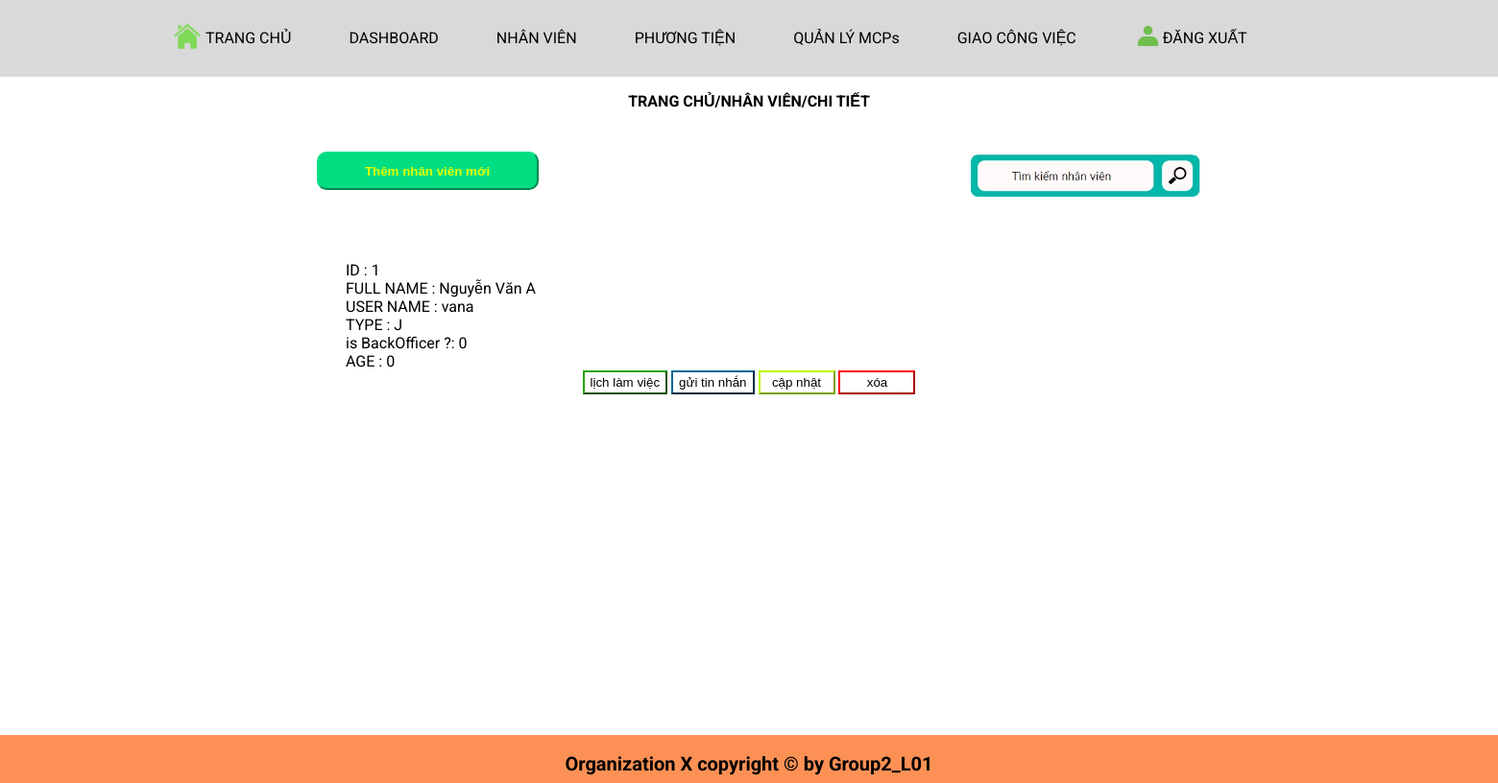
The page /Nhanvien/detail.php?id=1 on the database its author committed.
### tables this page shows
CREATE TABLE `staff_db` (
  `ID` int(255) UNSIGNED NOT NULL,
  `FULL_NAME` varchar(255) DEFAULT NULL,
  `USER_NAME` varchar(255) DEFAULT NULL,
  `TYPE` varchar(255) NOT NULL,
  `isBackOfficer` tinyint(1) NOT NULL,
  `AGE` int(40) NOT NULL
);

### Nhanvien/detail.php (the view, shortened to what this page needs)
<!DOCTYPE html>
<html lang="en">
<head>
    <link rel="stylesheet" href="template.css">
    <link rel="stylesheet" href="staff.css">
</head>
<body>
    <header>
        <div class="inner-header">
            <span class="menu">
                <li><img src="./images/home.png" width="30px" class="icon"> <a href="./home.html">TRANG CHỦ
                    </a>
                </li>
                <li><a href="./home.html">DASHBOARD</a> </li>
                <li><a href="#">NHÂN VIÊN</a> </li>
                <li><a href="#">PHƯƠNG TIỆN</a> </li>
                <li><a href="#">QUẢN LÝ MCPs</a> </li>
                <li><a href="#">GIAO CÔNG VIỆC</a> </li>
                <li><img src="./images/user.png" width="30px" class="icon"><a href="#">ĐĂNG XUẤT</a> </li>
            </span>
        </div>
        <p style="text-align: center; font-weight: bold">TRANG CHỦ/NHÂN VIÊN/CHI TIẾT</p>
    </header>
    <div class="container" style="width: 1000px; height: 500px">
        <div class="sub_sub_header" style="width: 100%;">
            <div class="add_staff">
                <a href="form_add.php"><button type="button" class="add_staff_button">Thêm nhân viên mới</button></a>
            </div>
            <div class="search">
                <img src="images/search_staff.jpg" alt="search_staff.jpg" style="width: 80%;">
            </div>
        </div>
        <br></br><br></br><br></br>
        <div style="width: 100%;">
            <div style="text-align:left; display: inline-block; width: 49%; padding-left: 80px;">
                <?php
                $con = mysqli_connect("localhost", 'root', '', "examples");
                $id = $_GET['id'];
                $sql = "SELECT * FROM staff_db where id='$id'";
                $result = mysqli_query($con, $sql);
                while ($row = mysqli_fetch_assoc($result)) {
                    echo "ID : " . $row['ID'] . "<br />";
                    echo "FULL NAME : " . $row['FULL_NAME'] . "<br />";
                    echo "USER NAME : " . $row['USER_NAME'] . "<br />";
                    echo "TYPE : " . $row['TYPE'] . "<br />";
                    echo "is BackOfficer ?: " . $row['isBackOfficer'] . "<br />";
                    echo "AGE : " . $row['AGE'] . "<br />";
                }
                ?>
            </div>
            <div style="width: 100%; text-align:center; padding-right: 500px;">
                <a href="work_calender.php?id=<?php echo $row["ID"]; ?>"><button class="calender" type="button">lịch làm việc</button></a>
                <a href="send_message.php?id=<?php echo $row["ID"]; ?>"><button class="message" type="button">gửi tin nhắn</button></a>
                <a href="edit_form.php?id=<?php echo $row["ID"]; ?>"><button class="edit" "type=" button">cập nhật</button></a>
                <a href="delete.php?id=<?php echo $row["ID"]; ?>"><button class="delete" "type=" button">xóa</button></a>
            </div>
        </div>
    </div>
    <footer>
        <span>Organization X copyright © by Group2_L01</span>
    </footer>
</body>
</html>

### Nhanvien/template.css (style rules this page uses)
body { display: flex; justify-content: center; align-items: center; height: 100vh; font-family: 'Roboto', sans-serif; }
header { display: inline-block; position: fixed; justify-content: center; align-items: center; top: 0; width: 100%; z-index: 100; background-color: rgb(217, 217, 217); height: 80px; }
.icon { position: relative; top: 7px; }
.inner-header { max-width: 1200px; height: 100%; display: flex; align-items: center; margin: 0 auto; }
.menu { display: flex; align-items: center; list-style: none; min-width: 1200px; }
.menu li { height: 56px; margin-right: 5%; }
.menu li a { color: black; line-height: 56px; height: 56px; font-size: 1rem; text-decoration: none; }
footer { display: flex; position: fixed; justify-content: center; align-items: center; bottom: 0; width: 100%; z-index: 100; background-color: rgb(253, 145, 85); height: 50px; }
footer span { position: fixed; bottom: 8px; color: black; font-size: 20px; font-weight: bold; }

### Nhanvien/staff.css (style rules this page uses)
.sub_sub_header { width: 100%; }
.add_staff { width: 33%; float: left; text-align: center; }
.search { width: 30%; float: right; text-align: center; }
.calender { border-color: rgb(35, 165, 2); background-color: white; text-align: center; height: 25px; }
.message { border-color: rgb(2, 104, 145); background-color: white; text-align: center; height: 25px; }
.edit { border-color: rgb(186, 247, 4); background-color: white; text-align: center; width: 80px; height: 25px; }
.delete { border-color: red; background-color: white; text-align: center; width: 80px; height: 25px; }
.add_staff_button { color: rgb(225, 255, 0); font-weight: bold; background-color: rgb(1, 222, 130); border-color: rgb(1, 222, 130); text-align: center; width: 70%; height: 40px; border-radius: 10px; }

### rows shown on the page
staff_db: ID "1", FULL_NAME "Nguyễn Văn A", USER_NAME "vana", TYPE "J", isBackOfficer "0", AGE "0"
